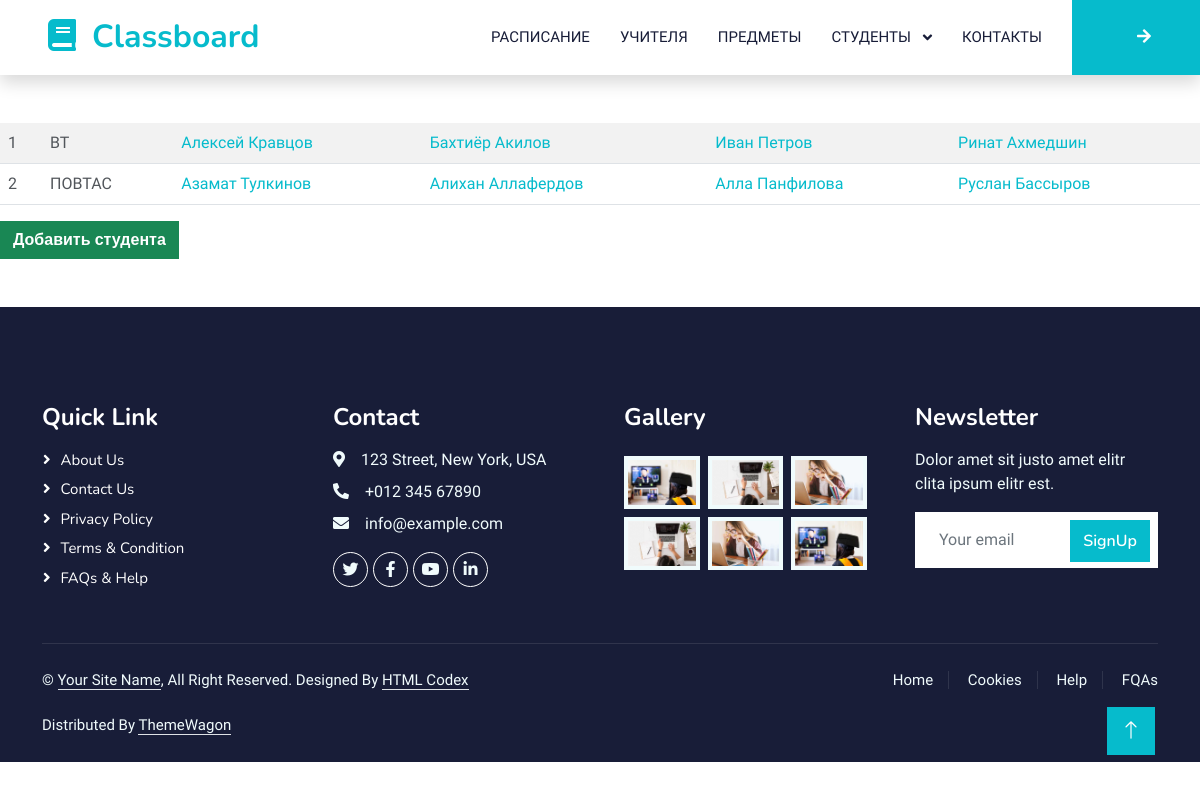
The page /students/ on the database its author committed.
### students/models.py (models this page shows)
class Group(models.Model):
    name = models.CharField(
        verbose_name="Группа", max_length=100, blank=True, null=True
    )
    class Meta:
        verbose_name = "Группа"
        verbose_name_plural = "Группы"
        ordering = ["name"]
    def __str__(self) -> str:
        return f"{self.name}"

class Student(PersonAbstract):
    group = models.ForeignKey(
        verbose_name="Группа",
        to="Group",
        on_delete=models.CASCADE,
        related_name="student_group",
    )
    on_subject = models.ManyToManyField(
        verbose_name="Предмет", to="subjects.Subject", related_name="student_subject"
    )
    class Meta:
        verbose_name = "Студент"
        verbose_name_plural = "Студенты"
        ordering = ["first_name", "last_name"]

### students/views.py (the view)
# urls.py: path("", StudentListView.as_view(), name="students_view"),
class StudentListView(ListView):
    model = Student
    template_name = "students_all.html"
    context_object_name = "students"
    def get_queryset(self):
        qs = {
            "students": Student.objects.select_related("group").all(),
            "groups": Group.objects.all(),
        }
        return qs
    def get_context_data(self, **kwargs):
        context = super().get_context_data(**kwargs)
        context["students"] = self.get_queryset()["students"]
        context["groups"] = self.get_queryset()["groups"]
        max_cols = 0
        for group_item in context["groups"]:
            students_len = len(context["students"].\
                filter(Q(group=group_item.pk)))
            if max_cols < students_len:
                max_cols = students_len
        context["max_cols"] = max_cols
        return context

### students/templates/students_all.html (shortened to what this page needs)
{% extends 'layout/base.html' %}
{% load custom_template_tags %}
{% block content %}
<table class="table table-striped container-fluid mt-5">
  {% for group in groups %}
  <tr>
    <td>{{ forloop.counter }}</td>
    <td>{{ group }}</td>
    {% for student in group.student_group.all %}
        <td>
            <a href="{% url 'students_view' student.pk %}">
                {{ student.first_name }} {{ student.last_name }}
            </a>
        </td>
    {% endfor %}
  </tr>
  {% endfor %}
</table>
<div class="row">
    <div class="col-12">
        <a class="btn btn-success" href="{% url 'student_add' %}">Добавить студента</a>
    </div>
</div>
{% endblock content %}

### templates/layout/base.html (shortened to what this page needs)
{% url 'teachers:view_teachers' as view_teachers %}
{% url 'subjects:subjects_view' as subjects_view %}
{% url 'classboard_view' as classboard_view %}
{% url 'wages:show_teachers_grid' as show_teachers_grid %}
{% url 'students_view' as students_view %}
{% url 'contacts:contact_page' as contact_page %}
{% load static %}
<!DOCTYPE html>
<html lang="en">
<head>
    <link href="https://cdnjs.cloudflare.com/ajax/libs/font-awesome/5.10.0/css/all.min.css" rel="stylesheet">
    <link href="https://cdn.jsdelivr.net/npm/bootstrap-icons@1.4.1/font/bootstrap-icons.css" rel="stylesheet">
    <link href="lib/animate/animate.min.css" rel="stylesheet">
    <link href="{% static 'lib/animate/animate.min.css' %}" rel="stylesheet">
    <link href="{% static 'lib/owlcarousel/assets/owl.carousel.min.css' %}" rel="stylesheet">
    <link href="{% static 'css/bootstrap.min.css' %}" rel="stylesheet">
    <link href="{% static 'css/style.css' %}" rel="stylesheet">
</head>
<body>
{% include 'layout/nav.html' %}
{% block content %}
{% endblock content %}
{% include 'layout/footer.html' %}

### templates/layout/nav.html (shortened to what this page needs)
{% load static %}
<nav class="navbar navbar-expand-lg bg-white navbar-light shadow sticky-top p-0">
    <a href="/" class="navbar-brand d-flex align-items-center px-4 px-lg-5">
        <h2 class="m-0 text-primary"><i class="fa fa-book me-3"></i>Classboard</h2>
    </a>
    <div class="collapse navbar-collapse" id="navbarCollapse">
        <div class="navbar-nav ms-auto p-4 p-lg-0">
            <a class="nav-item nav-link
                    " aria-current="page" href="{% url 'classboard_view' %}">Расписание
            </a>
            <a class="nav-item nav-link
                    " aria-current="page" href="{% url 'teachers:teachers_list' %}">Учителя
            </a>
            <a class="nav-item nav-link
                    " aria-current="page" href="{% url 'subjects:subjects_view' %}">Предметы
            </a>
            <div class="nav-item dropdown">
                <a class="nav-link dropdown-toggle
                    " aria-current="page" href="{% url 'students_view' %}">Студенты
                </a>
            </div>
            <a class="nav-item nav-link
                " aria-current="page" href="{% url 'contacts:contact_page' %}">Контакты
        </a>
        </div>
        <a href="" class="btn btn-primary py-4 px-lg-5 d-none d-lg-block"><i class="fa fa-arrow-right ms-3"></i></a>
    </div>
</nav>

### templates/layout/footer.html (shortened to what this page needs)
{% load static %}
<div class="container-fluid bg-dark text-light footer pt-5 mt-5 wow fadeIn" data-wow-delay="0.1s">
    <div class="container py-5">
        <div class="row g-5">
            <div class="col-lg-3 col-md-6">
                <h4 class="text-white mb-3">Quick Link</h4>
                <a class="btn btn-link" href="">About Us</a>
                <a class="btn btn-link" href="">Contact Us</a>
                <a class="btn btn-link" href="">Privacy Policy</a>
                <a class="btn btn-link" href="">Terms & Condition</a>
                <a class="btn btn-link" href="">FAQs & Help</a>
            </div>
            <div class="col-lg-3 col-md-6">
                <h4 class="text-white mb-3">Contact</h4>
                <p class="mb-2"><i class="fa fa-map-marker-alt me-3"></i>123 Street, New York, USA</p>
                <p class="mb-2"><i class="fa fa-phone-alt me-3"></i>+012 345 67890</p>
                <p class="mb-2"><i class="fa fa-envelope me-3"></i>info@example.com</p>
                <div class="d-flex pt-2">
                    <a class="btn btn-outline-light btn-social" href=""><i class="fab fa-twitter"></i></a>
                    <a class="btn btn-outline-light btn-social" href=""><i class="fab fa-facebook-f"></i></a>
                    <a class="btn btn-outline-light btn-social" href=""><i class="fab fa-youtube"></i></a>
                    <a class="btn btn-outline-light btn-social" href=""><i class="fab fa-linkedin-in"></i></a>
                </div>
            </div>
            <div class="col-lg-3 col-md-6">
                <h4 class="text-white mb-3">Gallery</h4>
                <div class="row g-2 pt-2">
                    <div class="col-4">
                        <img class="img-fluid bg-light p-1" src="{% static 'img/course-1.jpg' %}" alt="">
                        </div>
                        <div class=" col-4">
                        <img class="img-fluid bg-light p-1" src="{% static 'img/course-2.jpg' %}" alt="">
                        </div>
                        <div class=" col-4">
                        <img class="img-fluid bg-light p-1" src="{% static 'img/course-3.jpg' %}" alt="">
                        </div>
                        <div class=" col-4">
                        <img class="img-fluid bg-light p-1" src="{% static 'img/course-2.jpg' %}" alt="">
                        </div>
                        <div class=" col-4">
                        <img class="img-fluid bg-light p-1" src="{% static 'img/course-3.jpg' %}" alt="">
                        </div>
                        <div class=" col-4">
                        <img class="img-fluid bg-light p-1" src="{% static 'img/course-1.jpg' %}" alt="">
                        </div>
                    </div>
                </div>
                <div class=" col-lg-3 col-md-6">
                        <h4 class="text-white mb-3">Newsletter</h4>
                        <p>Dolor amet sit justo amet elitr clita ipsum elitr est.</p>
                        <div class="position-relative mx-auto" style="max-width: 400px;">
                            <input class="form-control border-0 w-100 py-3 ps-4 pe-5" type="text"
                                   placeholder="Your email">
                            <button type="button" class="btn btn-primary py-2 position-absolute top-0 end-0 mt-2 me-2">
                                SignUp
                            </button>
                        </div>
                    </div>
                </div>
            </div>
            <div class="container">
                <div class="copyright">
                    <div class="row">
                        <div class="col-md-6 text-center text-md-start mb-3 mb-md-0">
                            &copy; <a class="border-bottom" href="#">Your Site Name</a>, All Right Reserved.
                            Designed By <a class="border-bottom" href="https://htmlcodex.com">HTML Codex</a><br><br>
                            Distributed By <a class="border-bottom" href="https://themewagon.com">ThemeWagon</a>
                        </div>
                        <div class="col-md-6 text-center text-md-end">
                            <div class="footer-menu">
                                <a href="">Home</a>
                                <a href="">Cookies</a>
                                <a href="">Help</a>
                                <a href="">FQAs</a>
                            </div>
                        </div>
                    </div>
                </div>
            </div>
        </div>
        <a href="#" class="btn btn-lg btn-primary btn-lg-square back-to-top"><i class="bi bi-arrow-up"></i></a>
        </body>
        </html>

### static/css/style.css (style rules this page uses)
:root { --primary: #06BBCC; --light: #F0FBFC; --dark: #181d38; }
.back-to-top { position: fixed; display: none; right: 45px; bottom: 45px; z-index: 99; }
.btn { font-family: 'Nunito', sans-serif; font-weight: 600; transition: .5s; }
.btn.btn-primary, .btn.btn-secondary { color: #FFFFFF; }
.btn-lg-square { width: 48px; height: 48px; }
.btn-square, .btn-sm-square, .btn-lg-square { padding: 0; display: flex; align-items: center; justify-content: center; font-weight: normal; border-radius: 0px; }
.navbar .dropdown-toggle::after { border: none; content: "\f107"; font-family: "Font Awesome 5 Free"; font-weight: 900; vertical-align: middle; margin-left: 8px; }
.navbar-light .navbar-nav .nav-link { margin-right: 30px; padding: 25px 0; color: #FFFFFF; font-size: 15px; text-transform: uppercase; outline: none; }
.navbar-light .navbar-brand, .navbar-light a.btn { height: 75px; }
.navbar-light .navbar-nav .nav-link { color: var(--dark); font-weight: 500; }
.navbar-light.sticky-top { top: -100px; transition: .5s; }
.footer .btn.btn-social { margin-right: 5px; width: 35px; height: 35px; display: flex; align-items: center; justify-content: center; color: var(--light); font-weight: normal; border: 1px solid #FFFFFF; border-radius: 35px; transition: .3s; }
.footer .btn.btn-link { display: block; margin-bottom: 5px; padding: 0; text-align: left; color: #FFFFFF; font-size: 15px; font-weight: normal; text-transform: capitalize; transition: .3s; }
.footer .btn.btn-link::before { position: relative; content: "\f105"; font-family: "Font Awesome 5 Free"; font-weight: 900; margin-right: 10px; }
.footer .copyright { padding: 25px 0; font-size: 15px; border-top: 1px solid rgba(256, 256, 256, .1); }
.footer .copyright a { color: var(--light); }
.footer .footer-menu a { margin-right: 15px; padding-right: 15px; border-right: 1px solid rgba(255, 255, 255, .1); }
.footer .footer-menu a:last-child { margin-right: 0; padding-right: 0; border-right: none; }

### rows shown on the page
Group: name "ВТ"
Student: first_name "Алексей", last_name "Кравцов"
Student: first_name "Бахтиёр", last_name "Акилов"
Student: first_name "Иван", last_name "Петров"
Student: first_name "Ринат", last_name "Ахмедшин"
Group: name "ПОВТАС"
Student: first_name "Азамат", last_name "Тулкинов"
Student: first_name "Алихан", last_name "Аллафердов"
Student: first_name "Алла", last_name "Панфилова"
Student: first_name "Руслан", last_name "Бассыров"
